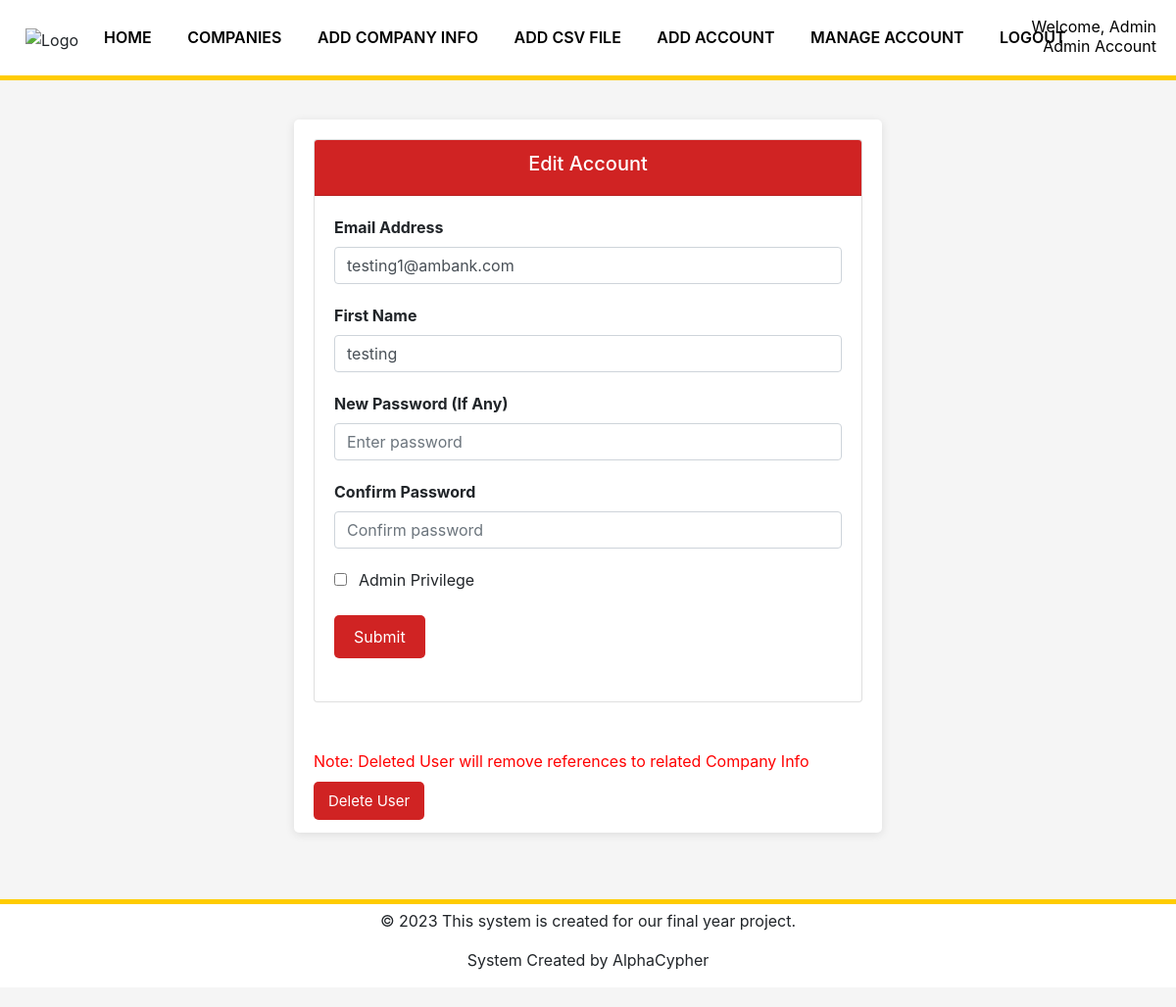
/edit-user/4 (signed in), run on the app's committed database.
### website/models.py (models this page shows)
class User(db.Model, UserMixin):
    id = db.Column(db.Integer, primary_key=True)
    email = db.Column(db.String(150), unique=True)
    password = db.Column(db.String(150))
    first_name = db.Column(db.String(150))
    admin_user = db.Column(db.Boolean, default=False)
    company_info = db.relationship('CompanyInfo', backref='user', lazy='dynamic')

### website/auth.py (the view, shortened to what this page needs)
@auth.route('/edit-user/<int:id>', methods=['GET', 'POST'])
@login_required  # Requires the user to be logged in to access this page
def edit_user(id):
    edituser = User.query.get_or_404(id)
    return render_template('edit-user.html', user=current_user, edituser=edituser)

### website/__init__.py (called while the page is built)
def create_app():
    app = Flask (__name__)
    app.config['SECRET_KEY'] = 'remilia scarlet'
    app.config['SQLALCHEMY_DATABASE_URI'] = f'sqlite:///{DB_NAME}'
    db.init_app(app)
    from .views import views
    from .auth import auth
    app.register_blueprint(views, url_prefix='/')
    app.register_blueprint(auth, url_prefix='/')
    from .models import User, CompanyInfo
    create_database(app)
    admin = Admin(app, name='My App', template_mode='bootstrap3')
    admin.add_view(ModelView(User, db.session))
    admin.add_view(ModelView(CompanyInfo, db.session))
    login_manager = LoginManager()
    login_manager.login_view = 'auth.login'
    login_manager.init_app(app)
    @login_manager.user_loader
    def load_user(id):
        return User.query.get(int(id))
    return app

### website/templates/edit-user.html (shortened to what this page needs)
{% extends "base.html" %}
{% block content %}
<head>
</head>
<body>
  <div class="content">
    <div class="container">
      <form method="POST">
      <div class="card">
            <div class="card-header">
                <h5>Edit Account</h5>
            </div>
            <div class="card-body">
              <div class="form-group">
                <label for="email">Email Address</label>
                <input type="email" class="form-control" id="email" name="email" placeholder="Enter email" value="{{ edituser.email }}">
            </div>
            <div class="form-group">
                <label for="firstName">First Name</label>
                <input type="text" class="form-control" id="firstName" name="firstName" placeholder="Enter first name" value="{{ edituser.first_name }}">
            </div>
            <div class="form-group">
                <label for="password1">New Password (If Any)</label>
                <input type="password" class="form-control" id="password1" name="password1" placeholder="Enter password">
            </div>
            <div class="form-group">
                <label for="password2">Confirm Password</label>
                <input type="password" class="form-control" id="password2" name="password2" placeholder="Confirm password">
            </div>
            {% if user.id == 1 %}
            <div class="form-check">
                <input type="checkbox" class="form-check-input" id="admin" name="admin" {% if edituser.admin_user %}checked{% endif %}>
                <label class="form-check-label" for="admin">Admin Privilege</label>
            </div>
            {% endif %}
            <br>
            <button type="submit" class="btn btn-primary">Submit</button>
            </div>
            <br>
        </form>
      </div>
      <br>
      <br>
      <p style="color:red">Note: Deleted User will remove references to related Company Info</p>
      {% if user.id != edituser.id %}
      <a href="{{ url_for('auth.delete_user', user_id=edituser.id) }}" class="download-btn">Delete User</a>
      {% endif %}
    </div>
</body>
{% endblock %}

### website/templates/base.html (shortened to what this page needs)
<!DOCTYPE html>
<html>
    <head>
        <link
         rel="stylesheet"
         href="https://stackpath.bootstrapcdn.com/bootstrap/4.4.1/css/bootstrap.min.css"
         />
         <link
          rel="stylesheet"
          href="https://stackpath.bootstrapcdn.com/font-awesome/4.7.0/css/font-awesome.min.css"
         />
         <link rel="stylesheet" type="text/css" href="https://cdn.datatables.net/v/dt/jq-3.6.0/dt-1.11.3/datatables.min.css"/>
    </head>
    <body>
        <nav class="navbar navbar-expand-lg navbar-dark bg-white">
          <div>
            <img src="https://media.discordapp.net/attachments/889776148672839680/1085846359468421190/ambankl_logo.png" width="75" height="50" style="margin: 10px" alt="Logo">
          </div>
            <div class="collapse navbar-collapse" id="navbar">
              <nav class="shift">
                {% if user.is_authenticated %}
                <ul>
                  <li><a class="nav-item nav-link" id="login" href="/">Home</a></li>
                  <li><a class="nav-item nav-link" id="login" href="/companyinfo">Companies</a></li>
                  <li><a class="nav-item nav-link" id="login" href="/add_companyInfo">Add Company Info</a></li>
                  <li><a class="nav-item nav-link" id="login" href="/add_csv">Add CSV File</a></li>
                    {% if user.admin_user == True %}
                    <li><a class="nav-item nav-link" id="login" href="/sign-up">Add Account</a></li>
                    <li><a class="nav-item nav-link" id="login" href="/manage-account">Manage Account</a></li>
                    {% endif %}
                  <li><a class="nav-item nav-link" id="login" href="/logout">Logout</a></li>
                </ul>
                {% else %}
                <ul>
                  <li><a class="nav-item nav-link" id="login" href="/login">Login</a></li>
                </ul>
                {% endif %}
                <div>
                  <p style="text-align: right; color: black; position: absolute; top: 0; right: 0; margin:20px; margin-top: 15px;">Welcome, {{ user.first_name }}</p>
                  {% if user.admin_user == True %}
                  <p style="text-align: right; color: black; position: absolute; top: 0; right: 0; margin:20px; margin-top: 35px;">Admin Account</p>
                  {% endif %}
                </div>
              </nav>
            </div>
        </nav>
          {% block content %}
          {% endblock %}
    <br>
    <br>
          <footer class="footer">
            <div>
              <p>&copy; <span id="currentYear"></span> This system is created for our final year project.</p>
              <p>System Created by AlphaCypher</p>
            </div>
          </footer>
    </body>
</html>
</html>

### website/templates/base.html (style rules this page uses)
nav ul { list-style: none; text-align: center; margin-top: 10px; margin-left: -40px; }
nav ul li { display: inline-block; }
nav ul li a { display: block; padding: 15px; text-decoration: none; color: black; font-weight: 600; text-transform: uppercase; }
nav ul li a, nav ul li a:after, nav ul li a:before { transition: all .5s; }
nav.shift ul li a { position:relative; z-index: 1; }
nav.shift ul li a:after { display: block; position: absolute; top: 0; left: 0; bottom: 0; right: 0; margin: auto; width: 100%; height: 1px; content: '.'; background-color: rgb(208, 35, 35); visibility: none; opacity: 0; z-index: -1; }
.navbar { justify-content: center; align-items: center; position: relative; }
.navbar::before { content: ""; position: absolute; bottom: 0; left: 0; width: 100%; height: 5px; background-color: #ffcc00; }
@media (min-width: 992px) { .navbar { justify-content: flex-start; align-items: center; } }
body { margin: 0; padding: 0; background-color: whitesmoke; }
.content { min-height: calc(100vh - 50px); padding: 20px; }
.footer { padding-top: 10px; position: relative; background-color: white; text-align: center; overflow: hidden; margin-bottom: 20px; font-size: medium; }
.footer::before { content: ""; position: absolute; top: -10px; left: 0; width: 100%; height: 15px; background-color: #ffcc00; }

### website/templates/edit-user.html (style rules this page uses)
.container { margin-top: 20px; max-width: 600px; background-color: #fff; padding: 20px; border-radius: 5px; box-shadow: 0 2px 10px rgba(0, 0, 0, 0.1); }
.card-header { background-color: rgb(208, 35, 35); text-align: center; color: white; }
.form-group label { font-weight: bold; }
.form-control { margin-bottom: 20px; }
.form-check-label { margin-left: 5px; }
.btn-primary { background-color: rgb(208, 35, 35)!important; color: #fff; border: none; border-radius: 5px; padding: 10px 20px; font-size: 16px; cursor: pointer; }
.download-btn { background-color: rgb(208, 35, 35) !important; color: #fff; font-size: 15px; padding: 10px 15px; border: none; border-radius: 5px; cursor: pointer; text-decoration: none; }

### data on the page
User: first_name "Admin"
User: email "testing1@ambank.com", firstName "testing"
